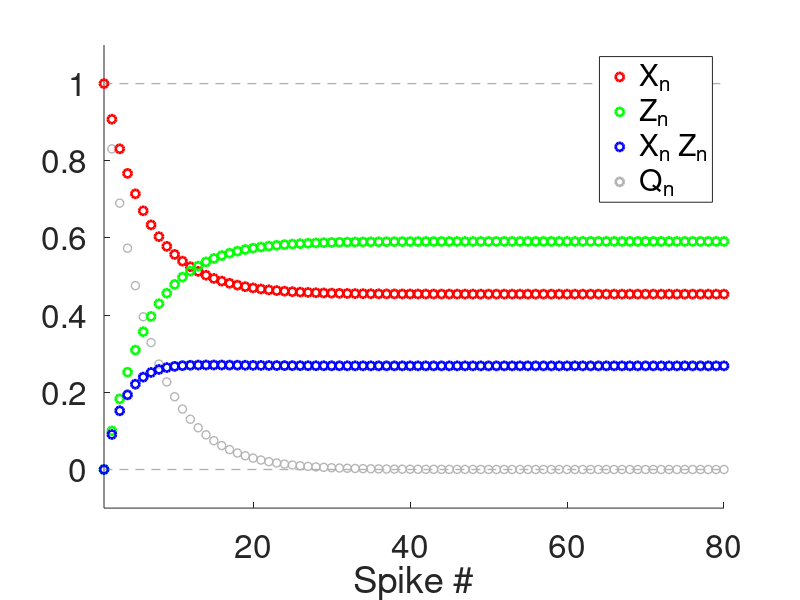

Write MATLAB code to recreate this figure.
% 2021-04-05

% DA model: evolution governed by the solution to the difference equations
% given by
% 
% Xn = Xss + Q(adep,taudep)^(n-1) (X1-Xss)
%
% Zn = Zss = Q(afac,taufac)^(n-1) (Z1-Zss)
%
% Q(astd,taustd) = (1-astd)*exp(-Deltaspk/taustd)
%
% Analysis of the dynamics of Q(astd,taustd)
%
%

clearvars;
close all;

lightblueish = [.4 .6 .9];
lightcoral = [0.94 0.5 0.5];
lightsalmon = [0.9 0.5 0.4];
mediumacquamarine = [0.4 0.8 0.6];
lightgray = [.7 .7 .7];
darkgray = [.3 .3 .3];
darkgray2 = [.1 .1 .1];


% Functions

Q=@(a,tau,Delta) (1-a).*exp(-Delta/tau);
Xbar=@(a,tau,Delta,Xinf) (1-exp(-Delta/tau))*Xinf./(1-(1-a).*exp(-Delta/tau));
Zbar=@(a,tau,Delta,Zinf) ((1-exp(-Delta/tau))*(1-a)*Zinf+a)./(1-(1-a).*exp(-Delta/tau));

% Parameters

% Reference parameter values:
%
% adep = 0.1;
% afac = 0.1;
Xinf = 1;
Zinf = 0;

astp = 0.1;
taustp = 250;

SpkFreqin = 50;
SpkPerin = 1000/SpkFreqin;
Deltaspk = SpkPerin;


Nspk = 100;
nvec = 1:1:Nspk;
Qn = Q(astp,taustp,Deltaspk).^(nvec-1);

% figure
% hold on
% plot(nvec,Qn,'o','Color',lightgray,'linewidth',2);
% axis([1 Nspk -0.1 1.1]);
% set(gca,'fontsize',24);
% xlabel('Spike #');

Xn = Xbar(astp,taustp,Deltaspk,Xinf)*(1-Qn)+Qn*1; 
%Zn = Zbar(astp,taustp,Deltaspk,Zinf)*(1-Qn)+Qn*astp; 
Zn = Zbar(astp,taustp,Deltaspk,Zinf)*(1-Qn)+Qn*0; 

figure
hold on
plot(-100,-100,'or','linewidth',2);
plot(-100,-100,'og','linewidth',2);
plot(-100,-100,'ob','linewidth',2);
plot(-100,-100,'o','Color',lightgray','linewidth',2);
plot([0 Nspk],[0 0],'--','Color',lightgray','linewidth',1);
plot([0 Nspk],[1 1],'--','Color',lightgray','linewidth',1);
plot(nvec,Qn,'o','Color',lightgray,'linewidth',1);
plot(nvec,Xn,'or','linewidth',2);
plot(nvec,Zn,'og','linewidth',2);
plot(nvec,Xn.*Zn,'ob','linewidth',2);
axis([1 80 -0.1 1.1]);
set(gca,'fontsize',24);
xlabel('Spike #');
legend('X_n','Z_n','X_n Z_n','Q_n');



% Time scale for Q (time it takes for Q to decrease from Q=1 to Q = 0.37)
% sgma

alpha = 0.37;
sgma = log(alpha)/log(Q(astp,taustp,Deltaspk));

% % Continuous version
% 
% x = 1:0.01:Nspk;
% Qx = Q(astp,taustp,Deltaspk).^(x-1);
% Qx1 = Qx.*log(Q(astp,taustp,Deltaspk));
% 
% plot(x,Qx,'-r','linewidth',2);
% plot(x,Qx1,'-g','linewidth',2);
